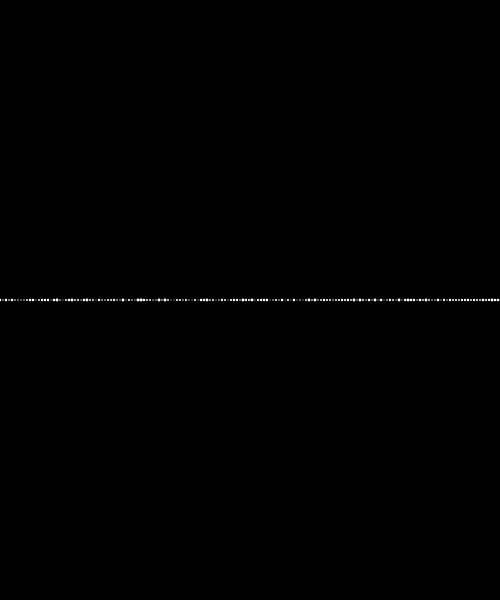
Frame 1 (no input)
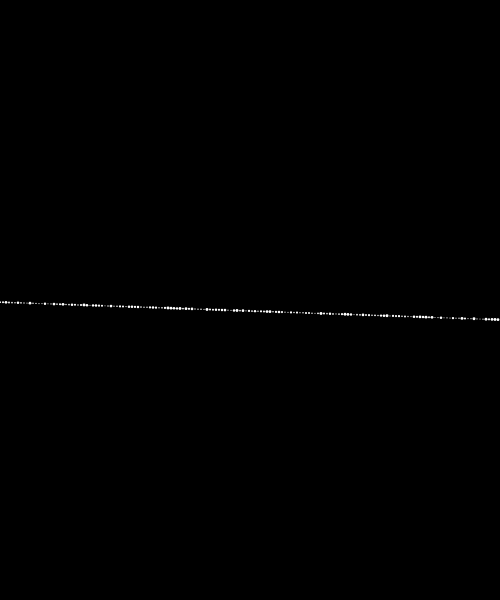
Frame 60 (no input)
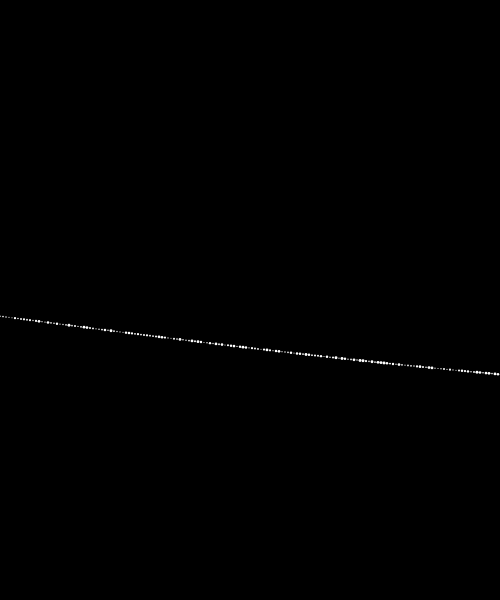
Frame 120 (the mouse pressed at the canvas centre since frame 60)

The p5.js sketch that drew these frames (run headless with seeded random() and noise() and a simulated clock; from frame 60 on, the mouse is pressed at the canvas centre):

// p5.js sketch
// ── sketch.js
//抖一抖的效果-》sin／cos
//feel life when applying sin and cos
function setup() {
  createCanvas(500, 600);
  noStroke();
  background(0);
}

function draw() {
  background(0);

  drawWave(3, 0, 0.005, 0.001);



}

function drawWave(size, yOffset, freq1, freq2) {
  var revolution = 3;
  for (var x = 0; x < width; x += revolution) {
    var freq, amp, sinVal;

    //3层计算，更新sinVal,-> amp -> new sinVal -> new freq and sinVal
    freq = frameCount * freq1; //0.005; //first freq
    amp = 0.02;
    sinVal = sin(freq) * amp;

    freq = frameCount * freq2; //0.001; //second freq
    amp = sinVal;
    sinVal = sin(freq) * amp;

    freq = (x + frameCount) * sinVal;
    amp = 100;
    sinVal = sin(freq) * amp;

    fill(255);
    var y = sinVal + height / 2;
    var newSize = random(1, size);
    ellipse(x, y, newSize, newSize);
  }
}
